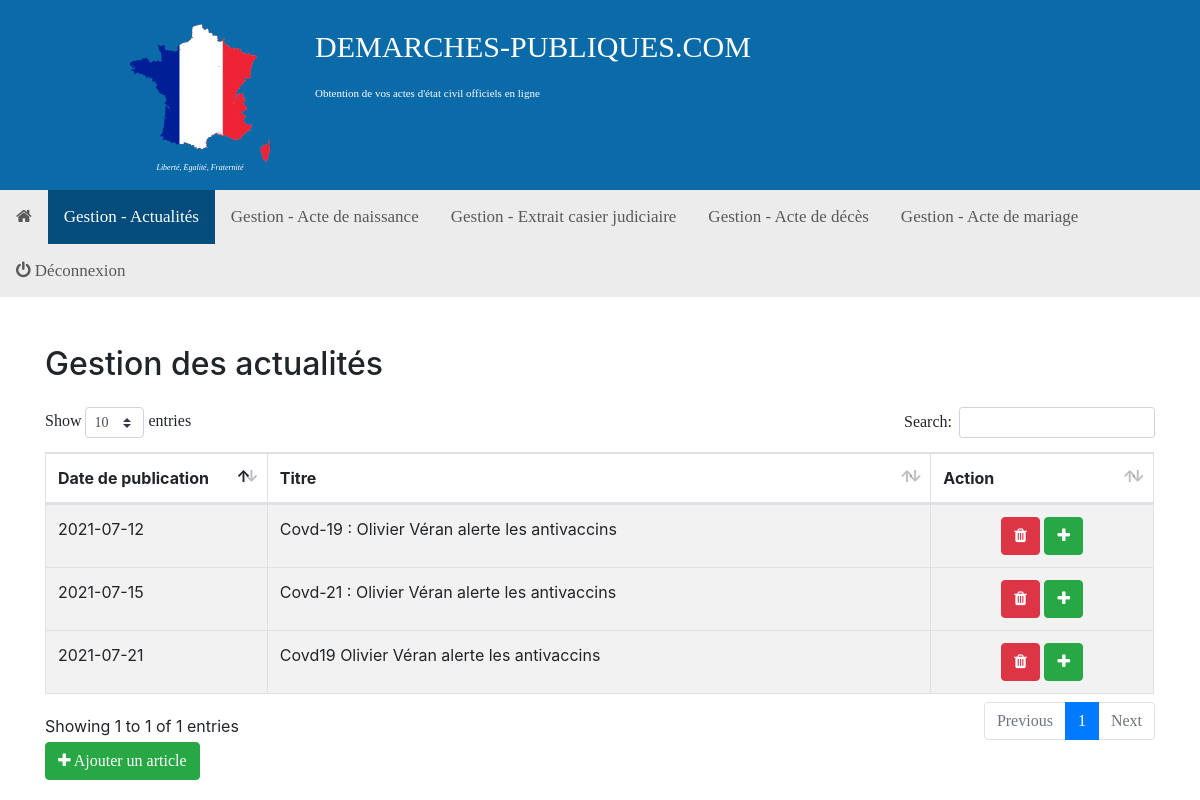
Page /dashboard_articles.php (signed in) on the committed database.
### tables this page shows
CREATE TABLE IF NOT EXISTS `article` (
  `id` int(11) NOT NULL AUTO_INCREMENT,
  `titre_art` varchar(255) NOT NULL,
  `image_art` varchar(255) NOT NULL,
  `contenu_art` text NOT NULL,
  `date_pub_art` varchar(55) NOT NULL,
  PRIMARY KEY (`id`)
);

### dashboard_articles.php (the view, shortened to what this page needs)
<?php
if(isset($_SESSION['user']))
{
include('connexion/connexion.php');
?>
<!DOCTYPE html>
<html lang="fr">
<head>
  <link rel="stylesheet" type="text/css" href="assets/css/style.css">
  <link rel="stylesheet" type="text/css" href="assets/css/bootstrap.css">
  <link rel="stylesheet" type="text/css" href="assets/css/dataTables.bootstrap4.min.css">
  <link rel="stylesheet" type="text/css" href="assets/fonticons/css/font-awesome.css">
  <link rel="stylesheet" type="text/css" href="assets/fonticons/css/font-awesome.min.css">
</head>
<body>
<div class="container-fluid">
  <div class="row fond_bleu pt-4">
    <div class="col-md-1"></div>
    <div class="col-md-2">
      <center>
        <img class="drapeau" src="assets/img/drapeau.png">
        <p class="texte_blanc slogan"><i>Liberté, Egalité, Fraternité</i></p>
      </center>
    </div>
    <div class="col-md-8">
      <p class="texte_blanc nom_site">DEMARCHES-PUBLIQUES.COM</p>
      <p class="texte_blanc slogan1">Obtention de vos actes d'état civil officiels en ligne</p>
    </div>
    <div class="col-md-1"></div>
  </div>
</div>
<div class="topnav" id="myTopnav">
  <a href=""><i class="fa fa-home"></i></a>
  <a href="dashboard_articles.php" class="active">Gestion - Actualités</a>
  <a href="dashboard_naissance.php">Gestion - Acte de naissance</a>
  <a href="dashboard_casier.php">Gestion - Extrait casier judiciaire</a>
  <a href="dashboard_deces.php">Gestion - Acte de décès</a>
  <a href="dashboard_mariage.php">Gestion - Acte de mariage</a>
  <a href="traitement/session_destroy.php"><i class="fa fa-power-off"> Déconnexion</i></a>
</div>
  <div class="container-fluid">
    <div class="row pt-5">
      <div class="col-md-12 col-lg-12">
        <section id="">
          <div class="container">
            <h2 class="pb-3">Gestion des actualités </h2>
            <table id="table_id" class="display table-striped table table-bordered dt-responsive">
                <thead>
                  <tr>
                    <th style="width:20%;">Date de publication</th>
                    <th style="width:60%;">Titre</th>
                    <th style="width:20%;">Action</th>
                  </tr>
                </thead>
                <tbody>
                  <?php
                    $sql = "SELECT id, titre_art, image_art, contenu_art, date_pub_art FROM article ORDER BY date_pub_art ASC";
                    $resultat = mysqli_query($conn, $sql);
                    if($resultat){
                      if(mysqli_num_rows($resultat)>0){
                        while ($row = mysqli_fetch_assoc($resultat)){
                  ?>
                  <tr data-id="<?php echo $row['id']; ?>">
                    <td><?php echo $row['date_pub_art']; ?></td>
                    <td><?php echo $row['titre_art']; ?></td>
                    <td>
                      <center>
                        <a href="traitement/article_delete.php?id=<?php echo $row["id"] ?>" class="btn btn-danger" onclick="return confirm('Please confirm!')"><i class="fa fa-trash"></i></a>
                        <a href="traitement/article_creation.php" class="btn btn-success"><i class="fa fa-plus"></i></a>
                      </center>
                    </td>
                  </tr>
                </tbody>
                <?php
                      }
                    }
                  }
                ?>
            </table>
            <a href="traitement/article_creation.php" class="btn btn-success"><i class="fa fa-plus"></i> Ajouter un article</a>
          </div>
        </section>
      </div>
    </div>
  </div>
</body>
</html>
<?php
}
else{
    header("location:login.html");
}
?>

### assets/css/style.css (style rules this page uses)
li, ul, a, p, button, label, input { font-family: Georgia; }
p, ul, li { color: grey; }
.topnav { overflow: hidden; background-color: #ececec; }
.topnav a { float: left; display: block; color: #5a5959; text-align: center; padding: 14px 16px; text-decoration: none; font-size: 17px; }
.topnav a.active { background-color: #034c7b; color: #fff; }
.drapeau { height: 138px; }
.texte_blanc { color: white; }
.fond_bleu { background-color: #0b6ba8; }
.slogan { font-size: 8px; }
.slogan1 { font-size: 11px; }
.nom_site { font-size: 30px; }

### rows in the picture
article: date_pub_art "2021-07-12", titre_art "Covd-19 : Olivier Véran alerte les antivaccins"
article: date_pub_art "2021-07-15", titre_art "Covd-21 : Olivier Véran alerte les antivaccins"
article: date_pub_art "2021-07-21", titre_art "Covd19 Olivier Véran alerte les antivaccins"
